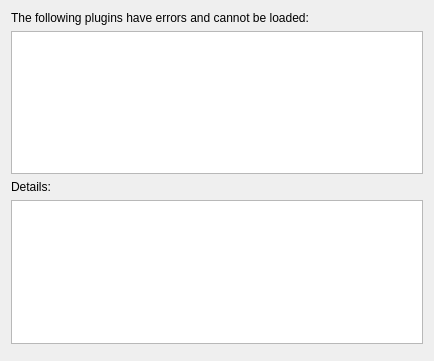
<?xml version="1.0" encoding="UTF-8"?>
<ui version="4.0">
 <class>ExtensionSystem::Internal::PluginErrorOverview</class>
 <widget class="QDialog" name="ExtensionSystem::Internal::PluginErrorOverview">
  <property name="geometry">
   <rect>
    <x>0</x>
    <y>0</y>
    <width>434</width>
    <height>361</height>
   </rect>
  </property>
  <property name="windowTitle">
   <string>Liger - Plugin loader messages</string>
  </property>
  <layout class="QVBoxLayout" name="verticalLayout">
   <item>
    <widget class="QLabel" name="label">
     <property name="text">
      <string>The following plugins have errors and cannot be loaded:</string>
     </property>
     <property name="wordWrap">
      <bool>true</bool>
     </property>
    </widget>
   </item>
   <item>
    <widget class="QListWidget" name="pluginList"/>
   </item>
   <item>
    <widget class="QLabel" name="label_2">
     <property name="text">
      <string>Details:</string>
     </property>
    </widget>
   </item>
   <item>
    <widget class="QTextEdit" name="pluginError">
     <property name="readOnly">
      <bool>true</bool>
     </property>
    </widget>
   </item>
   <item>
    <widget class="QDialogButtonBox" name="buttonBox">
     <property name="orientation">
      <enum>Qt::Horizontal</enum>
     </property>
     <property name="standardButtons">
      <set>QDialogButtonBox::NoButton</set>
     </property>
    </widget>
   </item>
  </layout>
 </widget>
 <resources/>
 <connections>
  <connection>
   <sender>buttonBox</sender>
   <signal>accepted()</signal>
   <receiver>ExtensionSystem::Internal::PluginErrorOverview</receiver>
   <slot>accept()</slot>
   <hints>
    <hint type="sourcelabel">
     <x>248</x>
     <y>254</y>
    </hint>
    <hint type="destinationlabel">
     <x>157</x>
     <y>274</y>
    </hint>
   </hints>
  </connection>
  <connection>
   <sender>buttonBox</sender>
   <signal>rejected()</signal>
   <receiver>ExtensionSystem::Internal::PluginErrorOverview</receiver>
   <slot>reject()</slot>
   <hints>
    <hint type="sourcelabel">
     <x>316</x>
     <y>260</y>
    </hint>
    <hint type="destinationlabel">
     <x>286</x>
     <y>274</y>
    </hint>
   </hints>
  </connection>
 </connections>
</ui>
